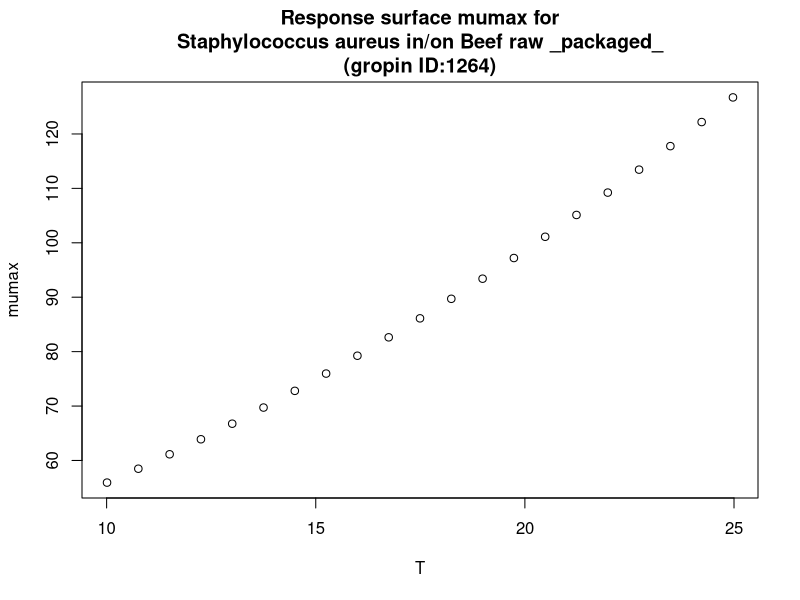

Write the R code that produced this figure.
#############################
# start of Parameter script
#############################
T <- seq(10.01,24.975024975025,length.out=21)
#############################
# end of Parameter script
#############################
############################# 
# start of Model script Gropin ID 1264 
#############################
 
# constant coefficients for this model
 
variables <- data.frame(T)
argumentsPar <- expand.grid(variables)
 
# heart of the model
response_surface <- function(T) {
   mumax <-31.85+1.475*T+0.09303*T^2

return(mumax=mumax)
} 

# output parameters
responseSurface <- cbind(argumentsPar,response_surface(argumentsPar['T']))
colnames(responseSurface) <- c(colnames(argumentsPar),'mumax')
#############################
# End of Model script
#############################
############################# 
# start of Visualisation script Gropin ID 1264 
#############################
plot(T,responseSurface$'mumax',xlab='T',
                          ylab='mumax',main='Response surface mumax for
Staphylococcus aureus in/on Beef raw _packaged_
(gropin ID:1264)')
#############################
# End of Visualisation script
#############################
